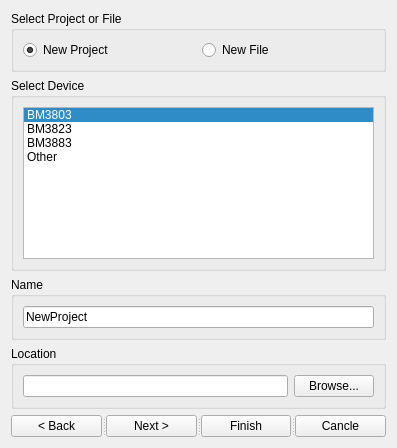
<?xml version="1.0" encoding="UTF-8"?>
<ui version="4.0">
 <class>newprojectorfile</class>
 <widget class="QWidget" name="newprojectorfile">
  <property name="geometry">
   <rect>
    <x>0</x>
    <y>0</y>
    <width>397</width>
    <height>448</height>
   </rect>
  </property>
  <property name="windowTitle">
   <string>New Project or File</string>
  </property>
  <layout class="QVBoxLayout" name="verticalLayout_2">
   <item>
    <widget class="QGroupBox" name="groupBox_3">
     <property name="title">
      <string>Select Project or File</string>
     </property>
     <layout class="QHBoxLayout" name="horizontalLayout_3">
      <item>
       <widget class="QRadioButton" name="NewProject">
        <property name="text">
         <string>New Project</string>
        </property>
        <property name="checked">
         <bool>true</bool>
        </property>
       </widget>
      </item>
      <item>
       <widget class="QRadioButton" name="NewFile">
        <property name="text">
         <string>New File</string>
        </property>
       </widget>
      </item>
     </layout>
    </widget>
   </item>
   <item>
    <widget class="QGroupBox" name="groupBox_4">
     <property name="title">
      <string>Select Device</string>
     </property>
     <layout class="QVBoxLayout" name="verticalLayout">
      <item>
       <widget class="QListWidget" name="listWidget">
        <property name="autoFillBackground">
         <bool>false</bool>
        </property>
        <property name="midLineWidth">
         <number>1</number>
        </property>
        <property name="dragEnabled">
         <bool>false</bool>
        </property>
        <property name="alternatingRowColors">
         <bool>false</bool>
        </property>
        <property name="isWrapping" stdset="0">
         <bool>false</bool>
        </property>
        <property name="wordWrap">
         <bool>false</bool>
        </property>
        <property name="selectionRectVisible">
         <bool>false</bool>
        </property>
        <property name="currentRow">
         <number>0</number>
        </property>
        <item>
         <property name="text">
          <string>BM3803</string>
         </property>
        </item>
        <item>
         <property name="text">
          <string>BM3823</string>
         </property>
        </item>
        <item>
         <property name="text">
          <string>BM3883</string>
         </property>
        </item>
        <item>
         <property name="text">
          <string>Other</string>
         </property>
        </item>
       </widget>
      </item>
     </layout>
    </widget>
   </item>
   <item>
    <widget class="QGroupBox" name="groupBox">
     <property name="title">
      <string>Name</string>
     </property>
     <layout class="QHBoxLayout" name="horizontalLayout">
      <item>
       <widget class="QLineEdit" name="lineEdit">
        <property name="text">
         <string>NewProject</string>
        </property>
       </widget>
      </item>
     </layout>
    </widget>
   </item>
   <item>
    <widget class="QGroupBox" name="groupBox_2">
     <property name="title">
      <string>Location</string>
     </property>
     <layout class="QHBoxLayout" name="horizontalLayout_2">
      <item>
       <widget class="QLineEdit" name="lineEdit_2"/>
      </item>
      <item>
       <widget class="QPushButton" name="newbrowse">
        <property name="text">
         <string>Browse...</string>
        </property>
       </widget>
      </item>
     </layout>
    </widget>
   </item>
   <item>
    <widget class="QSplitter" name="splitter">
     <property name="orientation">
      <enum>Qt::Horizontal</enum>
     </property>
     <widget class="QPushButton" name="newback">
      <property name="text">
       <string>&lt; Back</string>
      </property>
     </widget>
     <widget class="QPushButton" name="newnext">
      <property name="text">
       <string>Next &gt;</string>
      </property>
     </widget>
     <widget class="QPushButton" name="newfinish">
      <property name="text">
       <string>Finish</string>
      </property>
     </widget>
     <widget class="QPushButton" name="newcancle">
      <property name="text">
       <string>Cancle</string>
      </property>
     </widget>
    </widget>
   </item>
  </layout>
 </widget>
 <resources/>
 <connections/>
</ui>
